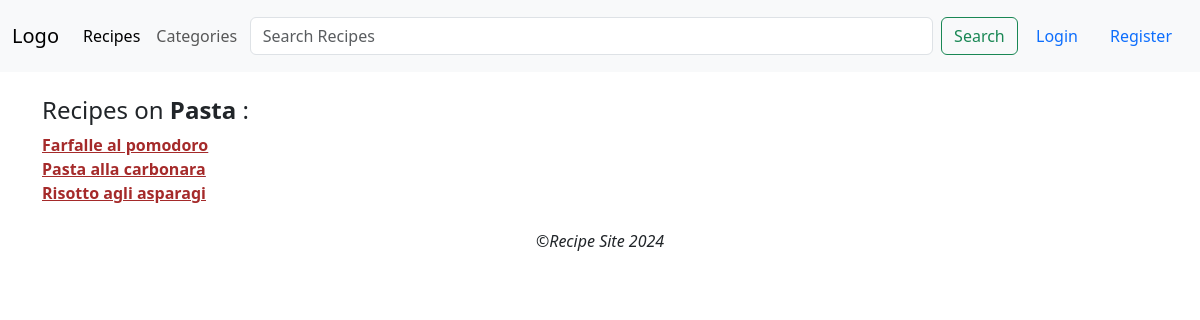
The page /categories/pasta/ on the database its author committed.
### recipes/models.py (models this page shows, shortened)
class Category(models.Model):
    name = models.CharField(max_length=100, unique=True)
    slug = models.SlugField(max_length=100, unique=True, blank=True)

class Recipe(models.Model):
    DIFFICULTY_LEVELS = [
        (1, 'Very Easy'),
        (2, 'Easy'),
        (3, 'Medium'),
        (4, 'Hard'),
        (5, 'Very Hard'),
    ]
    image = models.ImageField(default='default.jpg', upload_to='recipesPics')
    title = models.CharField(max_length=100)
    description = models.TextField()
    content = models.TextField()
    date_posted = models.DateTimeField(default=timezone.now)
    author = models.ForeignKey(User, on_delete=models.CASCADE)
    difficulty = models.IntegerField(choices=DIFFICULTY_LEVELS, default=3)
    portions = models.IntegerField()
    cooking_time = models.IntegerField()
    ingredients = models.ManyToManyField(Ingredient, related_name='recipes')
    slug = models.SlugField(max_length=100, unique=True, blank=True)
    category = ManyToManyField(Category)
    likes = models.ManyToManyField(User, related_name='likes', blank=True)

### recipes/views.py (the view)
# urls.py: path('categories/<slug:slug>/', recipe_views.category_detail, name='categoryDetail'),
def category_detail(request, slug):
    categories = get_object_or_404(Category, slug=slug)
    recipes = Recipe.objects.filter(category=categories)
    return render(request, 'recipes/RecipesForCategories.html', {"categories": categories, "recipes": recipes})

### templates/recipes/RecipesForCategories.html
{% extends "recipes/base.html" %}
{% load static %}
{% block content %}
    <h4> Recipes on <strong>{{ categories.name }}</strong> :</h4>
   {% if recipes %}
       {% for recipe in recipes %}
           <li style="list-style-type: none; padding-left:0;">
                <a href={% url 'recipesDetail' slug=recipe.slug %}><strong style="color: brown; text-decoration: underline brown">{{ recipe.title }}</strong></a>
           </li>
       {% endfor %}
   {% else %}
       <h6><i> Sorry no recipes in this category yet</i></h6>
   {% endif %}
{% endblock content %}

### rows shown on the page
Category: name "Pasta"
Recipe: title "Farfalle al pomodoro"
Recipe: title "Pasta alla carbonara"
Recipe: title "Risotto agli asparagi"
